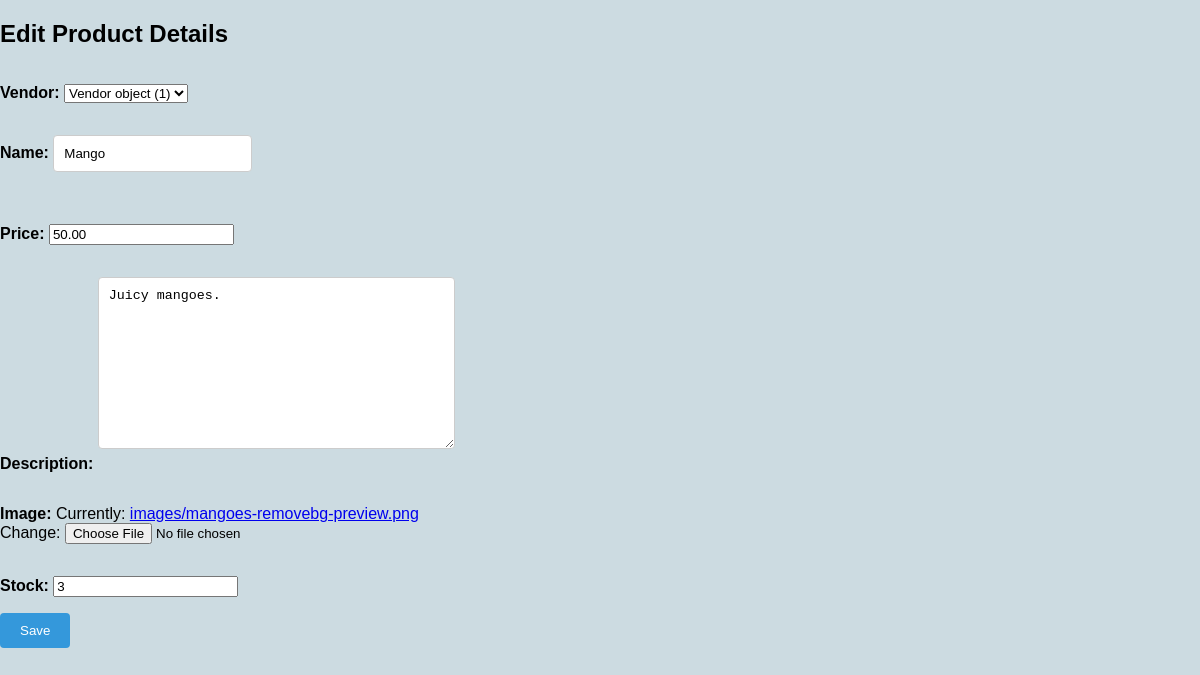
/inventory/products/edit/3, run on the app's committed database.
### inventory/models.py (models this page shows)
class Product(models.Model):
    Vendor = models.ForeignKey(Vendor,null=True,on_delete=models.CASCADE)
    name=models.CharField(max_length=32)
    price=models.DecimalField(max_digits=8,decimal_places=2)
    description=models.TextField()
    image=models.ImageField(upload_to='images/')
    date_created=models.DateTimeField(auto_now_add=True)
    date_updated=models.DateTimeField(auto_now=True)
    stock=models.PositiveIntegerField()

### inventory/views.py (the view)
# urls.py: path("products/edit/<int:id>", product_update_view, name = "product_update_view"),
def product_update_view(request, id):
    product = Product.objects.get(id=id)
    if request.method == 'POST':
        form = ProductUploadForm(request.POST, instance=product)
        if form.is_valid():
            form.save()
            return redirect("product_detail_view", id=product.id)
    else:
        form =ProductUploadForm(instance=product)
        return render(request, "inventory/edit_product.html", {'form': form})

### inventory/forms.py
class ProductUploadForm(forms.ModelForm):
    class Meta:
        model = Product
        fields = "__all__"

### templates/inventory/edit_product.html (shortened to what this page needs)
<!DOCTYPE html>
<html lang="en">
<head>
</head>
<body>
    <h2 class="edit">Edit Product Details</h2>
    <form method="POST">
        {{form.as_p}}
        <button type="submit">Save</button>
    </form>
</body>
</html>

### templates/inventory/edit_product.html (style rules this page uses)
body { background-color:#ccdbe1 ; font-family: Arial, sans-serif; margin: 0; padding: 0; }
form { display: flex; flex-direction: column; }
label { font-weight: bold; margin-bottom: 5px; }
input[type="text"], textarea { padding: 10px; border: 1px solid #ccc; border-radius: 4px; margin-bottom: 20px; }
button[type="submit"] { background-color: #3498db; color: #fff; border: none; padding: 10px 20px; border-radius: 4px; cursor: pointer; align-self: flex-start; }

### data on the page
Product: Vendor "Vendor object (1)", name "Mango", price "50.00", description "Juicy mangoes.", stock "3"
